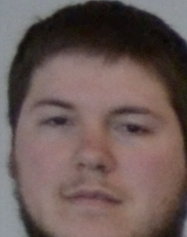
%> input picture images/search/1.png, 187 x 237 px; its folder holds only this picture in this run
$ octave FaceIdentifier.m   (GNU Octave 9; MATLAB toolbox functions it lacks are replaced by stand-ins)
%> lines starting %> are read from the running program, lines starting %| are printed output that depends on the picture
clear all; close all; clc; %clear matrices, close figures & clear cmd wnd.

% filename = '/Users/rlaubscher/Dropbox/BFH/CPVR2-3-CP/Exercises/Images/cpvr_faces_160/0000/01.JPG';

for f=1:13
searchFacePath = sprintf('./images/search/%d.png', f);
SI = imread(searchFacePath);
%> SI is the input picture: size 237x187x3 uint8; mean R, G, B 107.6, 90.2, 87
SI = imresize(SI, [160 120], 'bilinear');
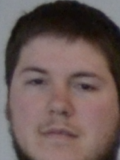
%> SI: size 160x120x3 uint8; mean R, G, B 107.6, 90.2, 87
searchFace = rgb2gray(SI);
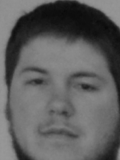
%> searchFace: size 160x120 uint8; min 9, max 152, mean 95
searchFace = double(searchFace)/255; % matrix
%> searchFace: size 160x120 double
meanSearch = mean2(searchFace); % number
%> meanSearch = 0.373
% searchFace = searchFace - meanSearch + 0.5;
% figure;
% figure('Color',[1 1 1]);
subplot(3, 3, 2);
imshow(searchFace);
title('Search Face');
pause;

%% Step 1: Load face images & convert each image into a vector of a matrix
k = 0;
for i=23:1:36
    for j=1:1:10
        filename  = sprintf('./images/cpvr_faces_160/00%2.2d/%2.2d.JPG',i,j);
%> (the run ends here)
